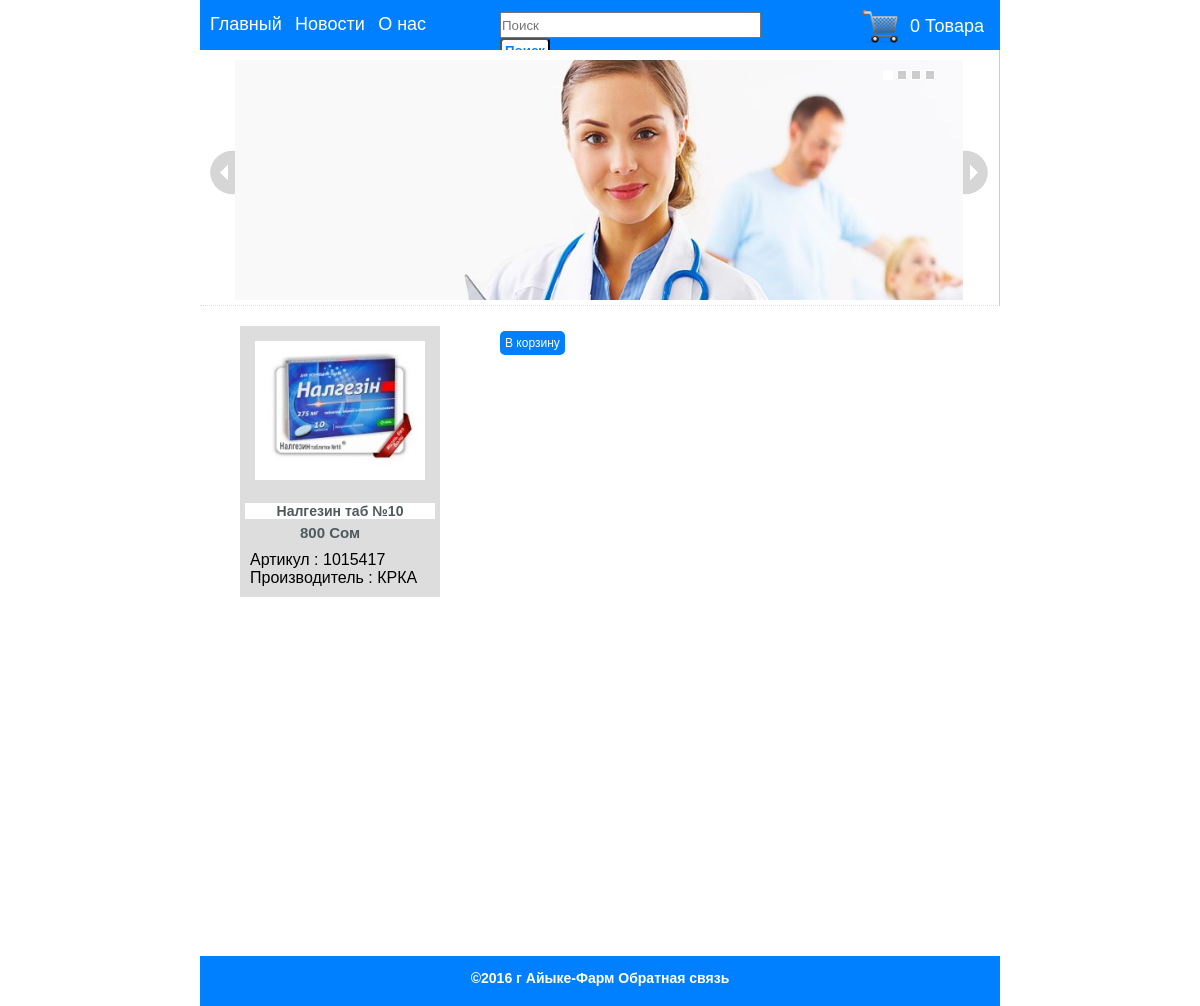
/index.php?view=product&id=1, run on the app's committed database.
### tables this page shows
CREATE TABLE IF NOT EXISTS `tovar` (
  `id` int(11) NOT NULL AUTO_INCREMENT,
  `name` varchar(255) NOT NULL,
  `artikul` text NOT NULL,
  `proizvoditel` varchar(255) NOT NULL,
  `price` float NOT NULL,
  `img` varchar(255) NOT NULL,
  PRIMARY KEY (`id`)
);

### index.php (called while the page is built, shortened)
<?
include 'functions.php';
include($_SERVER[DOCUMENT_ROOT].'/view/shablon/index.php');

### functions.php (called while the page is built, shortened)
<?
function db_connect(){
	$host='localhost';
	$user='admin';
	$pswd='admin12345';
	$db='apteka';
	$connection=mysql_connect($host,$user,$pswd);
	return $connection;
}
function get_product($id){
        $query = ("SELECT * FROM tovar WHERE id='$id' ");
        $result = mysql_query($query);
        $row = mysql_fetch_array($result);
        return $row;
}

### view/stranisy/product.php (the view)
<?
$id=$_GET['id'];
$product=get_product($id);
?>
<div class="tovar">
            <div class="tovarimg">
                <img src="tovar_image/<?=$product['img']?>">
            </div>
            <div class="tovar_link">
                <h3><?=$product['name']?></h3>
            </div>
            <div class="tovar_price">
                <span><?=$product['price']?> Сом</span>
            </div>
            <div style="margin: 10px 10px; font-size: 16px;">
                <p style="">Артикул : <?=$product['artikul']?></p>
                <p style="">Производитель : <?=$product['proizvoditel']?></p>
            </div>
        </div>
        <div style="width:100px;position: absolute; margin: 30px 0 0 300px;">
            <a href="index.php?view=add_to_cart&id=<?=$product['id']?>" style="background-color: #0080FF;color:#fff;border-radius: 5px;padding: 5px;}">В корзину</a>
        </div>

### styles.css (style rules this page uses)
* { margin:0; padding:0; }
body { font-family:Arial, Helvetica, sans-serif; font-size:12px; color:#505a5d; background: #FFF url(images/templateBackground.jpg) repeat-x left top; }
html,body { height: 100%; }
.main_content a { text-decoration: none; color: #000; }
.tovar { float: left; background-color: #ddd; width: 200px; margin-left: 40px; margin-top: 20px; }
.tovar_link { padding: 5px; width: 200px; text-align: center; text-decoration: none; }
.tovar_link>h3 { background-color: white; margin-right: 10px; }
.tovarimg { padding: 5px; }
.tovarimg img { width: 170px; padding: 10px; }
.tovar_price>span { text-align: center; margin-left:60px; font-weight: bold; font-size: 15px; }
p { color: #000; }

### data on the page
tovar: img (picture), name "Налгезин таб №10", price "800", artikul "1015417", proizvoditel "КРКА"

### other printed values
$_SESSION['total_items'] "0"
